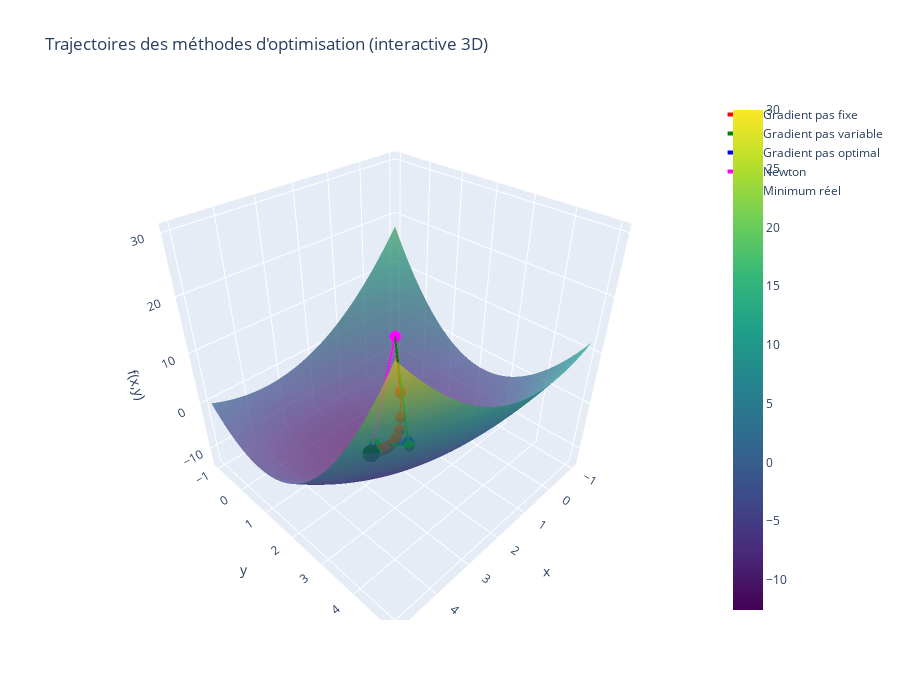

The code cell stored with this chart in its notebook:
### Markdown cell above
### Visualisation en 3D

### Code cell
import plotly.graph_objects as go
import numpy as np

# Grille pour la surface
x = np.linspace(-1, 5, 100)
y = np.linspace(-1, 5, 100)
X, Y = np.meshgrid(x, y)

# Fonction quadratique
Z = X**2 + 2*Y**2 + X*Y - 6*X - 8*Y

# Création de la surface 3D
surface = go.Surface(x=X, y=Y, z=Z, colorscale='Viridis', opacity=0.7, name='Surface')

# Fonction pour créer une trace pour chaque trajectoire
def create_traj_trace(traj, label, color):
    traj_X = [p[0] for p in traj]
    traj_Y = [p[1] for p in traj]
    traj_Z = [p[0]**2 + 2*p[1]**2 + p[0]*p[1] - 6*p[0] - 8*p[1] for p in traj]
    return go.Scatter3d(x=traj_X, y=traj_Y, z=traj_Z,
                        mode='lines+markers',
                        marker=dict(size=4),
                        line=dict(width=4, color=color),
                        name=label)

# Traces des 4 méthodes
trace_fixed = create_traj_trace(traj_fixed, 'Gradient pas fixe', 'red')
trace_variable = create_traj_trace(traj_variable, 'Gradient pas variable', 'green')
trace_optimal = create_traj_trace(traj_optimal, 'Gradient pas optimal', 'blue')
trace_newton = create_traj_trace(traj_newton, 'Newton', 'magenta')

# Minimum réel
min_x, min_y = 16/7, 10/7  # adapter selon la fonction
min_z = min_x**2 + 2*min_y**2 + min_x*min_y - 6*min_x - 8*min_y
min_trace = go.Scatter3d(x=[min_x], y=[min_y], z=[min_z],
                         mode='markers', marker=dict(size=6, color='black'),
                         name='Minimum réel')

# Figure
fig = go.Figure(data=[surface, trace_fixed, trace_variable, trace_optimal, trace_newton, min_trace])

fig.update_layout(scene=dict(
                    xaxis_title='x',
                    yaxis_title='y',
                    zaxis_title='f(x,y)'),
                  width=900, height=700,
                  title="Trajectoires des méthodes d'optimisation (interactive 3D)")

fig.show()

### Figure 1 — Plotly figure (JSON) as saved in the notebook; plotly's stock layout.template omitted (floating-point values rounded to 4 significant figures; data arrays with more than 128 entries replaced by an {"elided": "..."} marker saying what was removed)
{"data": [{"colorscale": [[0.0, "#440154"], [0.1111, "#482878"], [0.2222, "#3e4989"], [0.3333, "#31688e"], [0.4444, "#26828e"], [0.5556, "#1f9e89"], [0.6667, "#35b779"], [0.7778, "#6ece58"], [0.8889, "#b5de2b"], [1.0, "#fde725"]], "name": "Surface", "opacity": 0.7, "x": {"elided": "100x100 float values"}, "y": {"elided": "100x100 float values"}, "z": {"elided": "100x100 float values"}, "type": "surface"}, {"line": {"color": "red", "width": 4}, "marker": {"size": 4}, "mode": "lines+markers", "name": "Gradient pas fixe", "x": [0.0, 0.6, 1.0, 1.278, 1.479, 1.63, 1.747, 1.84, 1.914, 1.976, 2.026, 2.068, 2.103, 2.132, 2.157, 2.177, 2.194, 2.209, 2.221, 2.231, 2.24, 2.247, 2.253, 2.258, 2.263, 2.266, 2.269, 2.272, 2.274, 2.276, 2.278, 2.279, 2.28, 2.281, 2.282, 2.282, 2.283, 2.283, 2.284, 2.284, 2.284, 2.284, 2.285, 2.285, 2.285, 2.285, 2.285, 2.285, 2.285, 2.285, 2.285, 2.285, 2.286, 2.286, 2.286, 2.286, 2.286, 2.286, 2.286, 2.286, 2.286, 2.286, 2.286, 2.286, 2.286, 2.286, 2.286, 2.286, 2.286, 2.286, 2.286, 2.286, 2.286, 2.286, 2.286, 2.286, 2.286, 2.286, 2.286, 2.286, 2.286, 2.286, 2.286, 2.286, 2.286, 2.286, 2.286], "y": [0.0, 0.8, 1.22, 1.432, 1.531, 1.571, 1.58, 1.573, 1.56, 1.544, 1.529, 1.515, 1.502, 1.491, 1.481, 1.473, 1.466, 1.46, 1.455, 1.451, 1.448, 1.445, 1.442, 1.44, 1.438, 1.437, 1.435, 1.434, 1.433, 1.433, 1.432, 1.431, 1.431, 1.431, 1.43, 1.43, 1.43, 1.43, 1.429, 1.429, 1.429, 1.429, 1.429, 1.429, 1.429, 1.429, 1.429, 1.429, 1.429, 1.429, 1.429, 1.429, 1.429, 1.429, 1.429, 1.429, 1.429, 1.429, 1.429, 1.429, 1.429, 1.429, 1.429, 1.429, 1.429, 1.429, 1.429, 1.429, 1.429, 1.429, 1.429, 1.429, 1.429, 1.429, 1.429, 1.429, 1.429, 1.429, 1.429, 1.429, 1.429, 1.429, 1.429, 1.429, 1.429, 1.429, 1.429], "z": [0.0, -7.88, -10.56, -11.56, -11.98, -12.19, -12.32, -12.4, -12.45, -12.48, -12.51, -12.53, -12.54, -12.55, -12.56, -12.56, -12.56, -12.57, -12.57, -12.57, -12.57, -12.57, -12.57, -12.57, -12.57, -12.57, -12.57, -12.57, -12.57, -12.57, -12.57, -12.57, -12.57, -12.57, -12.57, -12.57, -12.57, -12.57, -12.57, -12.57, -12.57, -12.57, -12.57, -12.57, -12.57, -12.57, -12.57, -12.57, -12.57, -12.57, -12.57, -12.57, -12.57, -12.57, -12.57, -12.57, -12.57, -12.57, -12.57, -12.57, -12.57, -12.57, -12.57, -12.57, -12.57, -12.57, -12.57, -12.57, -12.57, -12.57, -12.57, -12.57, -12.57, -12.57, -12.57, -12.57, -12.57, -12.57, -12.57, -12.57, -12.57, -12.57, -12.57, -12.57, -12.57, -12.57, -12.57], "type": "scatter3d"}, {"line": {"color": "green", "width": 4}, "marker": {"size": 4}, "mode": "lines+markers", "name": "Gradient pas variable", "x": [0.0, 1.5, 2.0, 2.188, 2.25, 2.273, 2.281, 2.284, 2.285, 2.286, 2.286, 2.286, 2.286, 2.286, 2.286, 2.286], "y": [0.0, 2.0, 1.25, 1.5, 1.406, 1.438, 1.426, 1.43, 1.428, 1.429, 1.429, 1.429, 1.429, 1.429, 1.429, 1.429], "z": [0.0, -11.75, -12.38, -12.56, -12.57, -12.57, -12.57, -12.57, -12.57, -12.57, -12.57, -12.57, -12.57, -12.57, -12.57, -12.57], "type": "scatter3d"}, {"line": {"color": "blue", "width": 4}, "marker": {"size": 4}, "mode": "lines+markers", "name": "Gradient pas optimal", "x": [0.0, 1.415, 2.144, 2.232, 2.277, 2.282, 2.285, 2.286, 2.286, 2.286, 2.286, 2.286, 2.286], "y": [0.0, 1.887, 1.34, 1.457, 1.423, 1.43, 1.428, 1.429, 1.429, 1.429, 1.429, 1.429, 1.429], "z": [0.0, -11.79, -12.52, -12.57, -12.57, -12.57, -12.57, -12.57, -12.57, -12.57, -12.57, -12.57, -12.57], "type": "scatter3d"}, {"line": {"color": "magenta", "width": 4}, "marker": {"size": 4}, "mode": "lines+markers", "name": "Newton", "x": [0.0, 2.286], "y": [0.0, 1.429], "z": [0.0, -12.57], "type": "scatter3d"}, {"marker": {"color": "black", "size": 6}, "mode": "markers", "name": "Minimum réel", "x": [2.286], "y": [1.429], "z": [-12.57], "type": "scatter3d"}], "layout": {"scene": {"xaxis": {"title": {"text": "x"}}, "yaxis": {"title": {"text": "y"}}, "zaxis": {"title": {"text": "f(x,y)"}}}, "width": 900, "height": 700, "title": {"text": "Trajectoires des méthodes d'optimisation (interactive 3D)"}}}
